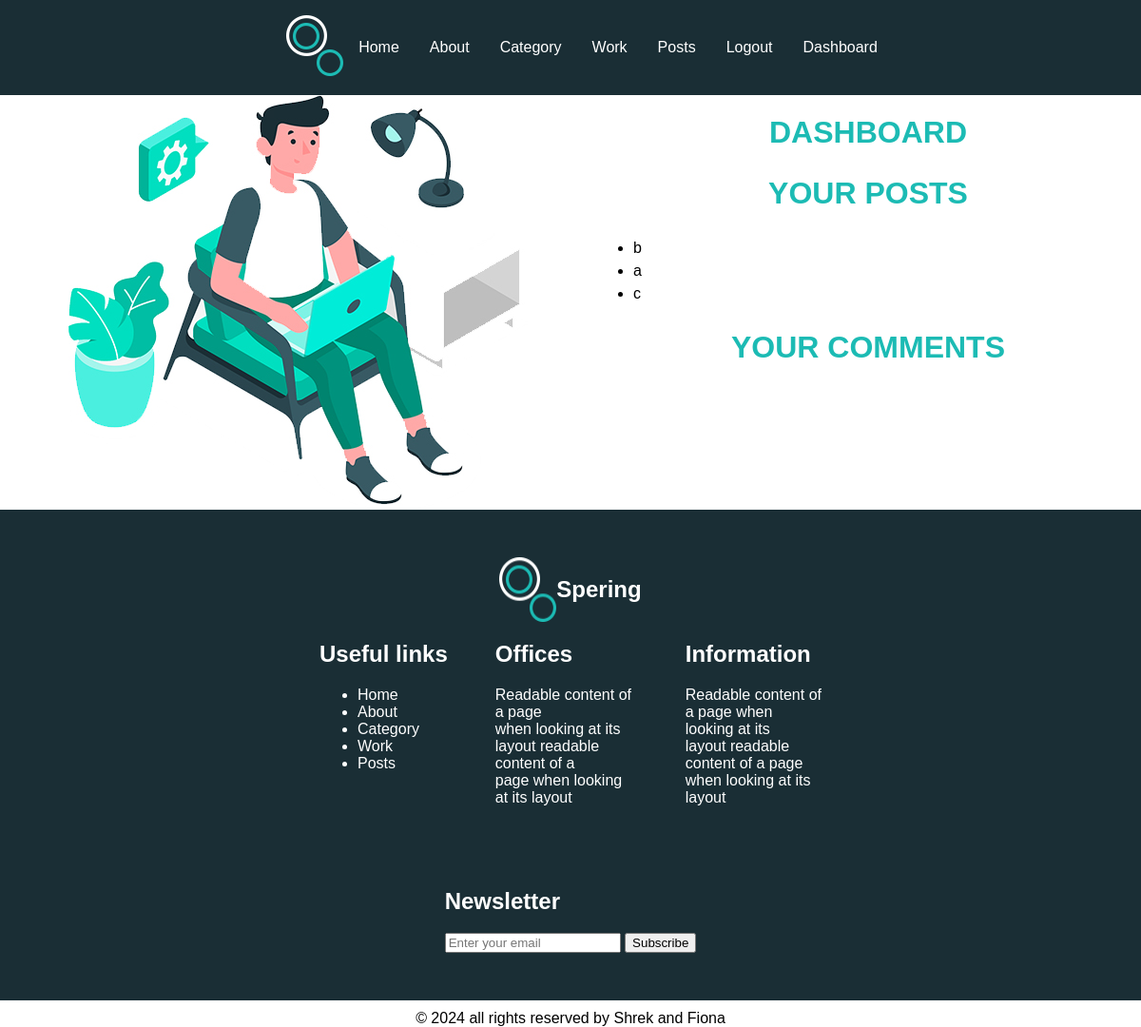
The app's page /dashboard/ (signed in) with its own data.
### myApp/models.py (models this page shows, shortened)
class Post(models.Model):
    title = models.CharField(max_length=50)
    author_name = models.ForeignKey(User, on_delete=models.CASCADE)
    content = models.TextField(null=False, blank = False)
    created_at = models.DateTimeField(auto_now_add=True)
    update = models.DateTimeField(auto_now=True)
    genres = models.ManyToManyField(Genre)

### myApp/views.py (the view)
# urls.py: path('dashboard/', views.user_dashboard, name='user_dashboard'),
@login_required(login_url='login')
def user_dashboard(request):
    user_author_name = request.user.id
    user_posts = Post.objects.filter(author_name_id=user_author_name)
    context = {'user_posts': user_posts}
    return render(request, 'myApp/user_dashboard.html', context)

### myApp/context_processors.py (called while the page is built)
def genres_processor(request):
    return {'genres': Genre.objects.all()}

### myApp/templates/myApp/user_dashboard.html (shortened to what this page needs)
{% load static %}
<!DOCTYPE html>
<html lang="en">
<head>
    <link rel="stylesheet" href="{% static 'style.css' %}">
</head>
<body>
<div class="grid-layout container">
    {% include 'myApp/header.html' %}
    <div class="sidebar">
        <img src="{% static 'images/experience-img.jpg' %}" class="image indexImage" alt="">
    </div>
    <div class="main">
        <h1 class="genreName">Dashboard</h1>
        <h2 class="genreName">Your Posts</h2>
        <ul>
            {% for post in user_posts %}
                <li>
                    <a class="liA" href="{% url 'post_detail' post.id %}">{{ post.title }}</a>
                </li>
            {% endfor %}
        </ul>
        <h2 class="genreName">Your Comments</h2>
    </div>
    {% include 'myApp/footer.html' %}
</div>
</body>
</html>

### myApp/static/style.css (style rules this page uses)
body { margin : 0; font-family : sans-serif; }
.container { padding: 0 !important; margin: 0 auto; }
h1 { text-transform : uppercase; font-weight : 750; }
.liA { line-height: 1.5; text-decoration: none; color: inherit; }
.genreName { font-size : 2rem; font-weight : 600; color : #1cbbb4; text-transform: uppercase; text-decoration: none; text-align: center; }
.image { max-width : 100%; height : auto; display : block; }
.sidebar { display: flex; justify-content: center; align-items: center; }
.grid-layout .sidebar { grid-area : sidebar; }
.grid-layout .main { grid-area : main; }
.grid-layout.container { display : grid; grid-template-rows : auto auto auto auto auto; grid-template-areas : "header" "sidebar" "main" "footer" "copyright"; }
@media (min-width: 720px) { .grid-layout.container { grid-template-rows: auto auto auto auto; grid-template-areas: "header header" "sidebar main" "footer footer" "copyright copyright"; } }
@media (min-width: 1020px) { .grid-layout.container { grid-template-rows: auto auto auto auto; grid-template-areas: "header header header" "sidebar main main" "footer footer footer" "copyright copyright copyright"; } }

### records on screen
Post: title "b"
Post: title "a"
Post: title "c"
